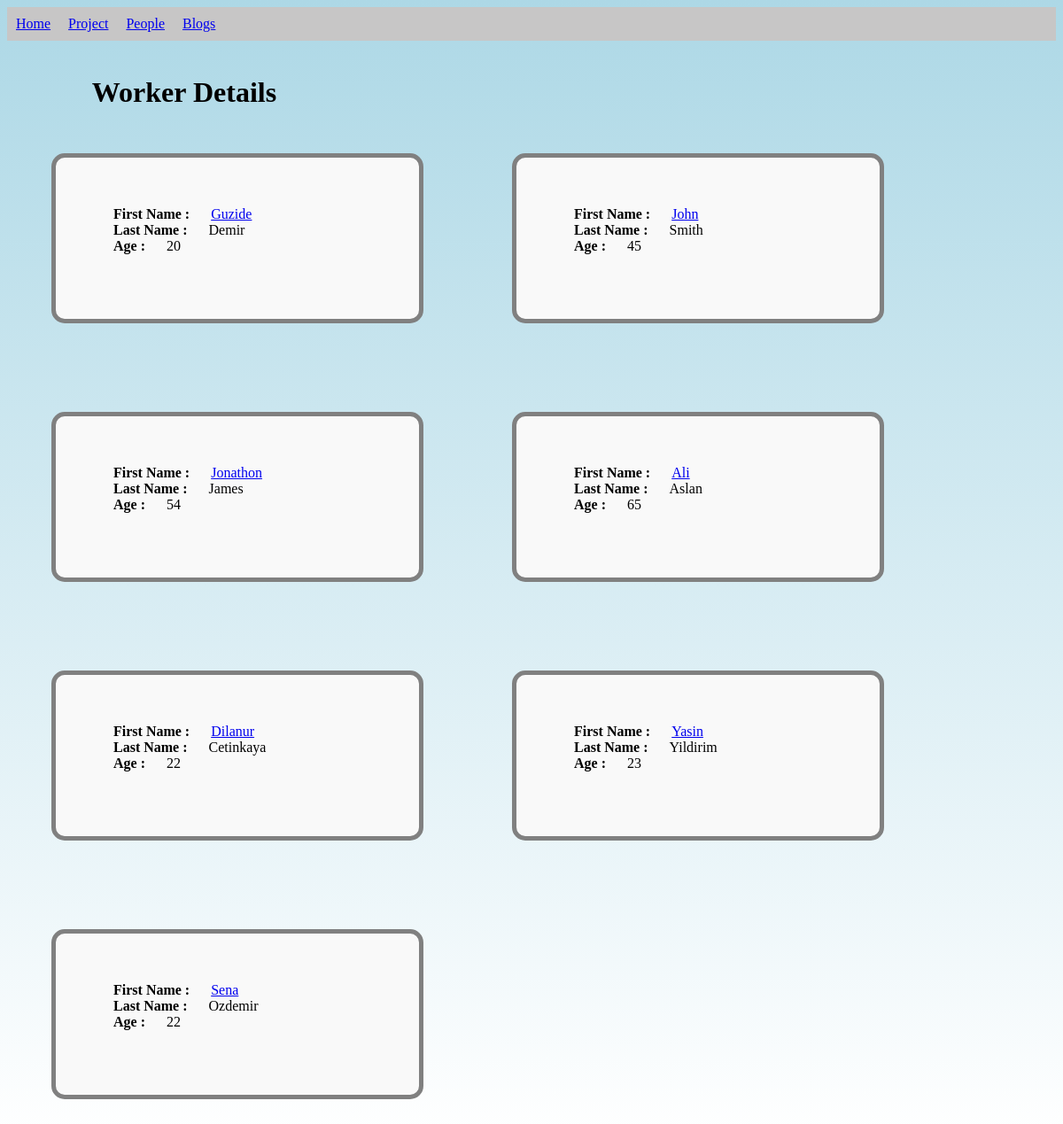
Page /Lab/People/ on the committed database.
### Lab/models.py (models this page shows)
class Worker(models.Model):
    FirstName = models.CharField(max_length=100)
    LastName = models.CharField(max_length=100)
    Age = models.IntegerField(default=0)
    MyProject = models.ForeignKey("Project", blank=True, on_delete=models.SET_NULL, null=True)
    def __str__(self):
        return self.FirstName + " " + self.LastName + "," + str(self.Age) + "years old"

### Lab/views.py (the view)
def DisplayWorkers(request):
    b = {"workers":models.Worker.objects.all()}
    s = ""
    id = 1
    for i in models.Worker.objects.all():
        s += "<a href = \"" + str(id) + "\"> " + str(i) + "</a> <br>"
        id += 1
    return render(request, "AllPeople.html", b)

### templates/AllPeople.html (shortened to what this page needs)
<!doctype html>
<html>
 {% extends 'base.html' %}
{% block Display %}
     {% load staticfiles %}
  <link rel="stylesheet" href="{% static 'css/main.css'%}">
<body>
<h1>Worker Details</h1>
  {% for i in workers %}
  <div class="info">
	<div>
		<p class="tag">First Name :</p>
		<a href="/Lab/People/{{ i.FirstName }}_{{ i.LastName }}/" class="text"> {{ i.FirstName }}</a>
	</div>
	<div>
		<p class="tag">Last Name :</p>
		<p class="text">{{ i.LastName }}</p>
	</div>
	<div>
		<p class="tag">Age :</p>
		<p class="text">{{ i.Age }}</p>
	</div>
	  <br>
  </div>
</body>
{% endfor %}
{% endblock %}

### static/css/main.css (style rules this page uses)
html { background: linear-gradient(lightblue, white); background-repeat: no-repeat; }
h1 { margin: 40px 50px 0px 50px; text-align: center; width: 300px; }
.info { background: #f9f9f9; float: left; width: 300px; border: 5px solid grey; padding: 55px; margin: 50px; border-radius: 15px; }
.text, .tag { display: inline; padding: 10px; }
.tag { font-weight: bold; }

### rows in the picture
Worker: FirstName "Guzide", LastName "Demir", Age "20"
Worker: FirstName "John", LastName "Smith", Age "45"
Worker: FirstName "Jonathon", LastName "James", Age "54"
Worker: FirstName "Ali", LastName "Aslan", Age "65"
Worker: FirstName "Dilanur", LastName "Cetinkaya", Age "22"
Worker: FirstName "Yasin", LastName "Yildirim", Age "23"
Worker: FirstName "Sena", LastName "Ozdemir", Age "22"
